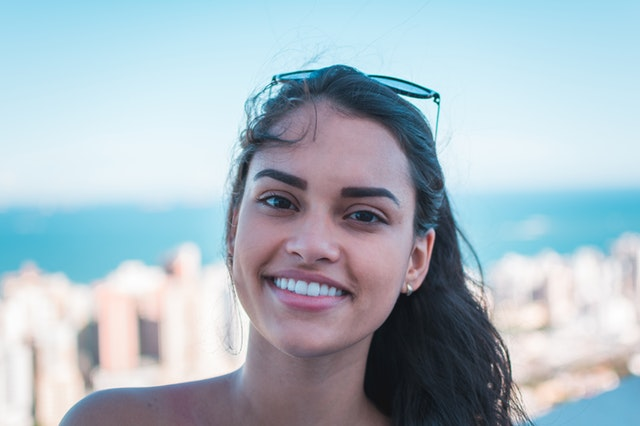
#> input picture python_opencv_project/14_15_16_17_18_OpenCV_uygulamalar/test_images/smile.jpg, 640 x 426 px, given in place of toybox.png, which was not available
$ python adim4color_detection.py
#> lines starting #> are read from the running program, lines starting #| are printed output that depends on the picture; after the words box and inside, x2 and y2 are one past the last pixel; in counts of white or black regions, pixels touching at a corner belong together; pictures that were not available may be replaced by others from this repository, and a replacement may not be noted
"""
OPENCV VE PYTHON RENK ALGILAMA
-renkler için alt ve üst sinirlar belirlenir ve daha sonra aradığımız rengi dışarda bırakan bi maske uygulanır
"""
#kütüphaneleri dahil ettik
import numpy as np
import imutils
import cv2
#argparse kullanarak resmi dahil etme işlemi
"""
import argparse

ap = argparse.ArgumentParser()
ap.add_argument("-i", "--image", required=True,help="path to the image file")
args = vars(ap.parse_args())
ap = argparse.ArgumentParser()
ap.add_argument("-i", "--image", required=True,
	help="path to the image file")
args = vars(ap.parse_args())
"""
#resmi dahil ettik
image = cv2.imread(r"C:\Users\seyma\Desktop\media\toybox.png")
#> image is the input picture: shape (426, 640, 3); mean B, G, R 195.2, 185.1, 169.2
cv2.imshow("Image", image)
#sınırların bir listesini oluşturduk BGR'a göre
#ilk satırda, görüntümüzdeki R >= 100, B >= 15 ve G >= 17 olan ve R <= 200,
#  B <= 56 ve G <= 50 olan tüm piksellerin kırmızı olarak kabul ediyoruz hepsi bu mantıkla resimdeki kırmızı,mavi,sarı ve gri renklerin sınırıdır
boundaries = [
	([17, 15, 100], [50, 56, 200]),
	([86, 31, 4], [220, 88, 50]),
	([25, 146, 190], [62, 174, 250]),
	([103, 86, 65], [145, 133, 128])
]

# sınırlar üzerinde gezinerek işlem işlem yapıyoruz
for (lower, upper) in boundaries:
	# sınırları bir numpy dizisinde topluyoruz
	lower = np.array(lower, dtype = "uint8")
	upper = np.array(upper, dtype = "uint8")
	# belirlenen sınırlar içerisindeki renkleri bulup maske uyguluyoruz , bitwise and işlemi ile birlikte
	mask = cv2.inRange(image, lower, upper)
	output = cv2.bitwise_and(image, image, mask = mask)
	# görüntüyü göster
	cv2.imshow("images", np.hstack([image, output]))
	cv2.waitKey(0)
#> this loop made 4 passes
#> pass 1, `mask = cv2.inRange(image, lower, upper)`:
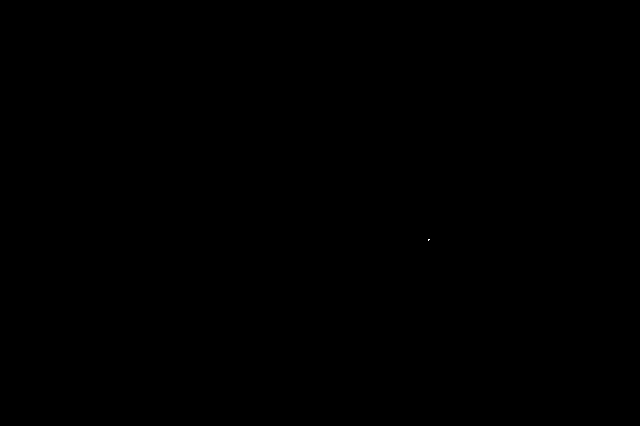
#> mask: shape (426, 640); 0% white in thin lines or dots, all inside (x1, y1, x2, y2) = (428, 239, 430, 241)
#> pass 1, `cv2.imshow("images", np.hstack([image, output]))`:
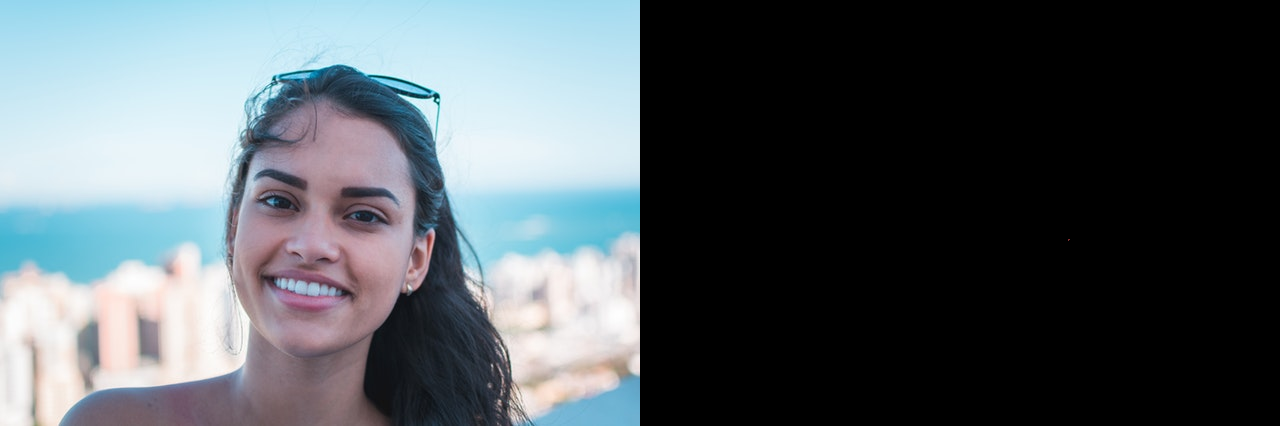
#> window 'images': shape (426, 1280, 3); mean B, G, R 97.6, 92.6, 84.6
#> pass 2, `mask = cv2.inRange(image, lower, upper)`:
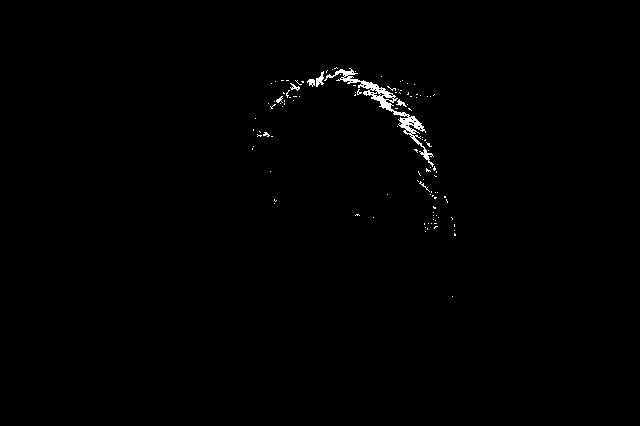
#> mask: shape (426, 640); 0.59% white; 113 white regions (106 under 20 px), largest, box (x1, y1, x2, y2) and area: (324, 68, 434, 167) 1081, (316, 71, 324, 87) 68, (307, 79, 315, 87) 41


cv2.waitKey(0)

$ run again, on python_opencv_project/14_15_16_17_18_OpenCV_uygulamalar/test_images/eye.png
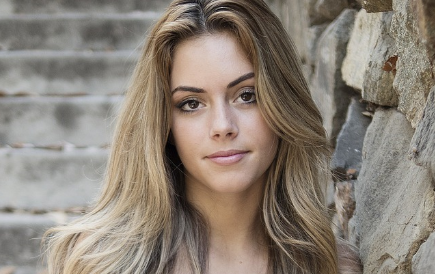
#> input picture python_opencv_project/14_15_16_17_18_OpenCV_uygulamalar/test_images/eye.png, 435 x 274 px, given in place of toybox.png, which was not available
#> image is the input picture: shape (274, 435, 3); mean B, G, R 119.3, 130, 140.1
#> the loop `for (lower, upper) in boundaries:` made 4 passes
#> pass 1, `cv2.imshow("images", np.hstack([image, output]))`:
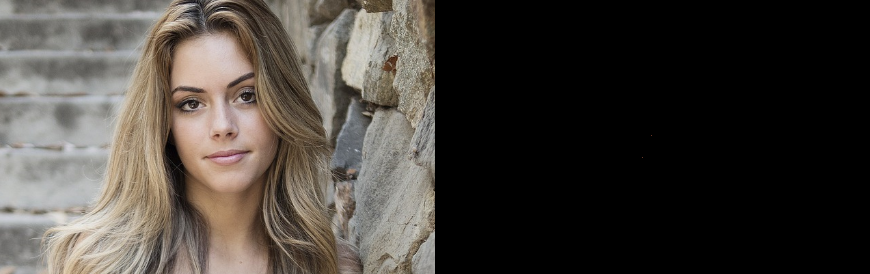
#> window 'images': shape (274, 870, 3); mean B, G, R 59.7, 65, 70.1
